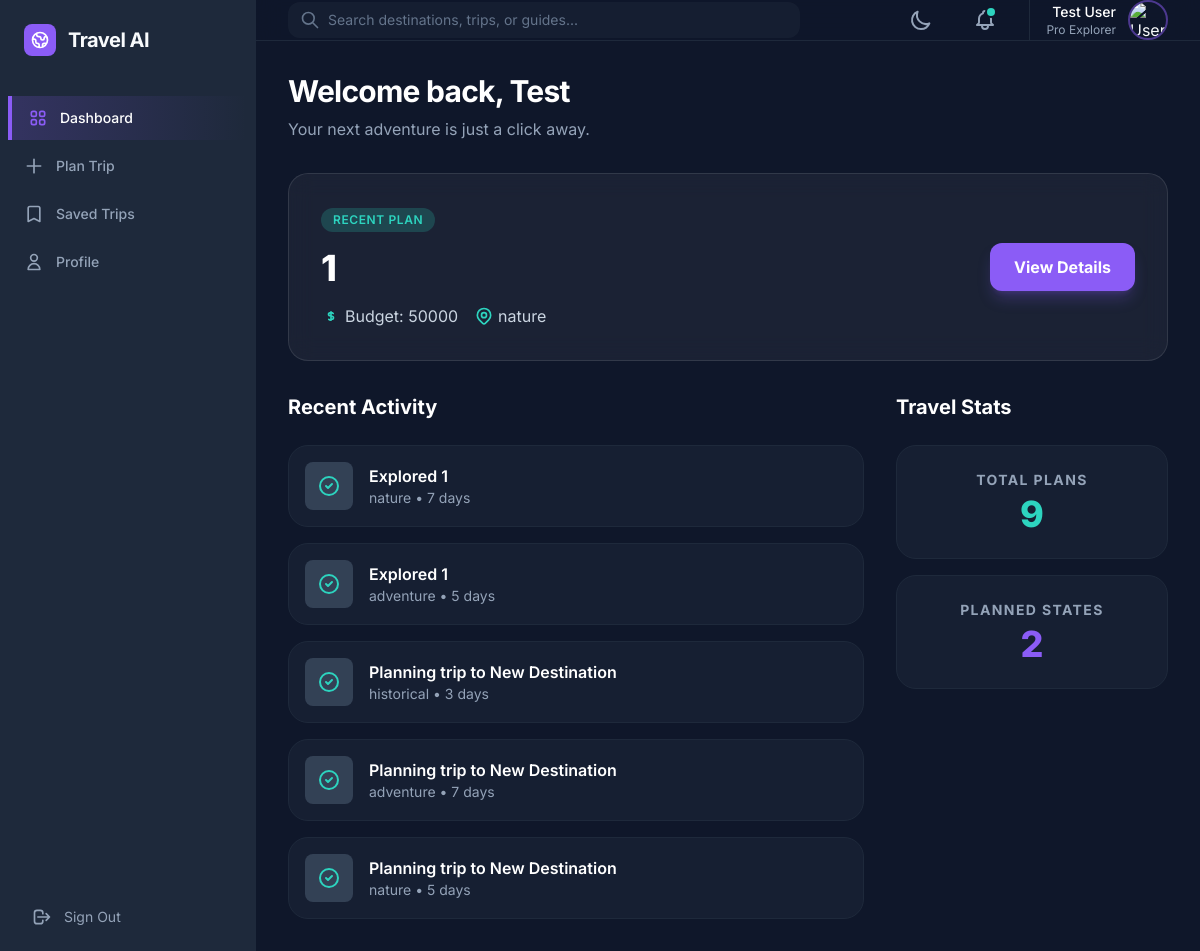
Page /dashboard (signed in) on the committed database.
### models.py (models this page shows)
class User(db.Model, UserMixin):
    id = db.Column(db.Integer, primary_key=True)
    full_name = db.Column(db.String(100), nullable=False)
    email = db.Column(db.String(120), unique=True, nullable=False)
    password = db.Column(db.String(200), nullable=False)
    trips = db.relationship('Trip', backref='user', lazy=True)

class Trip(db.Model):
    id = db.Column(db.Integer, primary_key=True)
    user_id = db.Column(db.Integer, db.ForeignKey('user.id'), nullable=False)
    budget = db.Column(db.Integer, nullable=False)
    travelers = db.Column(db.Integer, nullable=False)
    age_group = db.Column(db.String(50), nullable=False)
    travel_type = db.Column(db.String(50), nullable=False)
    duration = db.Column(db.Integer, nullable=False)
    selected_state = db.Column(db.String(100))
    selected_place = db.Column(db.String(100))
    itinerary = db.Column(db.Text)
    created_at = db.Column(db.DateTime, default=db.func.current_timestamp())

### app.py (the view)
@app.route('/dashboard')
@login_required
def dashboard():
    trips = Trip.query.filter_by(user_id=current_user.id).order_by(Trip.id.desc()).all()
    total_trips = len(trips)
    planned_trips = len([t for t in trips if not t.selected_place])
    completed_trips = total_trips - planned_trips # Simplified logic
    return render_template('dashboard.html',
                           user=current_user,
                           trips=trips,
                           stats={
                               'total': total_trips,
                               'planned': planned_trips,
                               'completed': completed_trips
                           })

### app.py (called while the page is built)
@login_manager.user_loader
def load_user(user_id):
    return User.query.get(int(user_id))

@app.before_request
def create_tables():
    if not os.path.exists('instance/database.db'):
        db.create_all()

### templates/dashboard.html (shortened to what this page needs)
<!DOCTYPE html>
<html class="dark" lang="en"><head>
<script src="https://cdn.tailwindcss.com?plugins=forms,container-queries"></script>
</head>
<body class="font-sans antialiased overflow-hidden">
<div class="flex h-screen overflow-hidden">
<aside class="w-64 bg-sidebar-blue flex-shrink-0 flex flex-col border-r border-slate-800" data-purpose="sidebar-navigation">
<div class="p-6 flex items-center gap-3">
<div class="w-8 h-8 bg-brand-purple rounded-lg flex items-center justify-center">
</div>
<span class="text-xl font-bold tracking-tight">Travel AI</span>
</div>
<nav class="flex-1 mt-4 px-2 space-y-1">
<a class="active-nav-gradient flex items-center px-4 py-3 text-sm font-medium text-white transition-colors" href="#">
          Dashboard
        </a>
<a class="flex items-center px-4 py-3 text-sm font-medium text-slate-400 hover:text-white hover:bg-slate-800 rounded-lg transition-all" href="{{ url_for('plan') }}">
<svg class="w-5 h-5 mr-3" fill="none" stroke="currentColor" viewbox="0 0 24 24"><path d="M12 4v16m8-8H4" stroke-linecap="round" stroke-linejoin="round" stroke-width="2"></path></svg>
          Plan Trip
        </a>
<a class="flex items-center px-4 py-3 text-sm font-medium text-slate-400 hover:text-white hover:bg-slate-800 rounded-lg transition-all" href="#">
<svg class="w-5 h-5 mr-3" fill="none" stroke="currentColor" viewbox="0 0 24 24"><path d="M5 5a2 2 0 012-2h10a2 2 0 012 2v16l-7-3.5L5 21V5z" stroke-linecap="round" stroke-linejoin="round" stroke-width="2"></path></svg>
          Saved Trips
        </a>
<a class="flex items-center px-4 py-3 text-sm font-medium text-slate-400 hover:text-white hover:bg-slate-800 rounded-lg transition-all" href="#">
<svg class="w-5 h-5 mr-3" fill="none" stroke="currentColor" viewbox="0 0 24 24"><path d="M16 7a4 4 0 11-8 0 4 4 0 018 0zM12 14a7 7 0 00-7 7h14a7 7 0 00-7-7z" stroke-linecap="round" stroke-linejoin="round" stroke-width="2"></path></svg>
          Profile
        </a>
</nav>
<div class="p-4 border-t border-slate-800">
<a href="{{ url_for('logout') }}" class="flex items-center w-full px-4 py-2 text-sm text-slate-400 hover:text-white">
<svg class="w-5 h-5 mr-3" fill="none" stroke="currentColor" viewbox="0 0 24 24"><path d="M17 16l4-4m0 0l-4-4m4 4H7m6 4v1a3 3 0 01-3 3H6a3 3 0 01-3-3V7a3 3 0 013-3h4a3 3 0 013 3v1" stroke-linecap="round" stroke-linejoin="round" stroke-width="2"></path></svg>
          Sign Out
        </a>
</div>
</aside>
<main class="flex-1 flex flex-col overflow-y-auto bg-deep-blue">
<header class="h-16 flex items-center justify-between px-8 bg-deep-blue/50 sticky top-0 backdrop-blur-md z-10 border-b border-slate-800" data-purpose="top-navigation">
<div class="flex-1 max-w-lg">
<div class="relative">
<span class="absolute inset-y-0 left-0 pl-3 flex items-center pointer-events-none">
<svg class="h-5 w-5 text-slate-500" fill="none" stroke="currentColor" viewbox="0 0 24 24"><path d="M21 21l-6-6m2-5a7 7 0 11-14 0 7 7 0 0114 0z" stroke-linecap="round" stroke-linejoin="round" stroke-width="2"></path></svg>
</span>
<input class="block w-full pl-10 pr-3 py-2 border-none rounded-xl bg-slate-800/50 text-slate-300 placeholder-slate-500 focus:ring-2 focus:ring-accent-teal focus:bg-slate-800 sm:text-sm" placeholder="Search destinations, trips, or guides..." type="text"/>
</div>
</div>
<div class="flex items-center gap-6 ml-4">
<button class="p-2 text-slate-400 hover:text-accent-teal transition-colors" data-purpose="theme-toggle">
<svg class="w-6 h-6" fill="none" stroke="currentColor" viewbox="0 0 24 24"><path d="M20.354 15.354A9 9 0 018.646 3.646 9.003 9.003 0 0012 21a9.003 9.003 0 008.354-5.646z" stroke-linecap="round" stroke-linejoin="round" stroke-width="2"></path></svg>
</button>
<button class="p-2 text-slate-400 hover:text-accent-teal transition-colors relative">
<span class="absolute top-2 right-2.5 block h-2 w-2 rounded-full bg-accent-teal ring-2 ring-deep-blue"></span>
</button>
<div class="flex items-center gap-3 pl-4 border-l border-slate-800">
<div class="text-right hidden sm:block">
<p class="text-sm font-medium text-white">{{ user.full_name }}</p>
<p class="text-xs text-slate-400">Pro Explorer</p>
</div>
<img alt="User Profile" class="w-10 h-10 rounded-full border-2 border-brand-purple/50 object-cover" src="https://lh3.googleusercontent.com/aida-public/AB6AXuDpy5HJ7cQmbU9YGQNbzEjuS3vLN-z2OlUZ6IULVyXXESZCjWpQj2Q3KG8p2Rc-k_vJbaCVHQ8_bXUbgjY20yPmWeUr1RdsMhuRYIktGiG8awNPaxzzaAtNntXi8xhfiYODCRnomJPZ6NAq5qsyqGwBUOmKKE7ynJYYsEJ0sZQi9Ukz-1cu7yJRzMKdtTnM0jJj4QJXoOh2rrkia5lVjWqaVjbf6yeHHKCizl_aCLzsp7O1d7izl-NIx9hL3G2JTCr3pfsk7kV1cZ78"/>
</div>
</div>
</header>
<section class="p-8 space-y-8" data-purpose="main-content">
<header class="space-y-2">
<h1 class="text-3xl font-bold tracking-tight text-white">Welcome back, {{ user.full_name.split(' ')[0] }}</h1>
<p class="text-slate-400">Your next adventure is just a click away.</p>
</header>
<div class="glass-card rounded-xl-custom p-8 relative overflow-hidden group" data-purpose="featured-summary-card">
  {% if trips %}
  {% set latest_trip = trips[0] %}
  <div class="relative z-10 flex flex-col md:flex-row md:items-center justify-between gap-6">
    <div class="space-y-4">
      <div class="inline-flex items-center px-3 py-1 rounded-full bg-accent-teal/20 text-accent-teal text-xs font-semibold uppercase tracking-wider">
        {% if latest_trip.selected_place %}Recent Plan{% else %}Current Planning{% endif %}
      </div>
      <h2 class="text-4xl font-extrabold text-white">
        {% if latest_trip.selected_place %}{{ latest_trip.selected_place }}{% else %}{{ latest_trip.selected_state or 'New Trip' }}{% endif %}
      </h2>
      <div class="flex items-center gap-4 text-slate-300">
        <span class="flex items-center gap-1">
          <svg class="w-5 h-5 text-accent-teal" fill="none" stroke="currentColor" viewbox="0 0 24 24"><path d="M12 8c-1.657 0-3 .895-3 2s1.343 2 3 2 3 .895 3 2-1.343 2-3 2m0-8c1.11 0 2.08.407 2.67 1M12 17V7m0 10c-1.11 0-2.08-.407-2.67-1" stroke-linecap="round" stroke-linejoin="round" stroke-width="2"></path></svg>
          Budget: {{ latest_trip.budget }}
        </span>
        <span class="flex items-center gap-1">
          {{ latest_trip.travel_type }}
        </span>
      </div>
    </div>
    <div class="flex gap-4">
      {% if latest_trip.selected_place %}
      <a href="{{ url_for('place_details_view', place_name=latest_trip.selected_place) }}" class="px-6 py-3 bg-brand-purple hover:bg-brand-purple/90 text-white font-bold rounded-xl shadow-lg shadow-brand-purple/25 transition-all transform hover:-translate-y-1">
        View Details
      </a>
      {% else %}
      <a href="{{ url_for('recommend') }}" class="px-6 py-3 bg-brand-purple hover:bg-brand-purple/90 text-white font-bold rounded-xl shadow-lg shadow-brand-purple/25 transition-all transform hover:-translate-y-1">
        Continue Planning
      </a>
      {% endif %}
    </div>
  </div>
  {% endif %}
</div>
<div class="grid grid-cols-1 lg:grid-cols-3 gap-8">
<div class="lg:col-span-2 space-y-6">
<h3 class="text-xl font-bold text-white">Recent Activity</h3>
<div class="space-y-4">
  {% for trip in trips[:5] %}
  <div class="flex items-center p-4 bg-sidebar-blue/50 rounded-xl-custom border border-slate-800">
    <div class="w-12 h-12 bg-slate-700 rounded-lg flex items-center justify-center mr-4">
      <svg class="w-6 h-6 text-accent-teal" fill="none" stroke="currentColor" viewbox="0 0 24 24"><path d="M9 12l2 2 4-4m6 2a9 9 0 11-18 0 9 9 0 0118 0z" stroke-linecap="round" stroke-linejoin="round" stroke-width="2"></path></svg>
    </div>
    <div class="flex-1">
      <p class="font-semibold text-white">
        {% if trip.selected_place %}Explored {{ trip.selected_place }}{% else %}Planning trip to {{ trip.selected_state or 'New Destination' }}{% endif %}
      </p>
      <p class="text-sm text-slate-400">{{ trip.travel_type }} • {{ trip.duration }} days</p>
    </div>
  </div>
  {% endfor %}
</div>
</div>
<div class="space-y-6">
<h3 class="text-xl font-bold text-white">Travel Stats</h3>
<div class="grid grid-cols-1 gap-4">
<div class="p-6 bg-sidebar-blue/50 rounded-xl-custom border border-slate-800 text-center">
<p class="text-slate-400 text-sm mb-1 uppercase tracking-widest font-bold">Total Plans</p>
<p class="text-4xl font-extrabold text-accent-teal">{{ stats.total }}</p>
</div>
<div class="p-6 bg-sidebar-blue/50 rounded-xl-custom border border-slate-800 text-center">
<p class="text-slate-400 text-sm mb-1 uppercase tracking-widest font-bold">Planned States</p>
<p class="text-4xl font-extrabold text-brand-purple">{{ stats.completed }}</p>
</div>
</div>
</div>
</div>
</section>
</main>
</div>
</body></html>

### templates/dashboard.html (style rules this page uses)
.glass-card { background: rgba(255, 255, 255, 0.05); backdrop-filter: blur(12px); -webkit-backdrop-filter: blur(12px); border: 1px solid rgba(255, 255, 255, 0.1); }
.active-nav-gradient { background: linear-gradient(90deg, rgba(139, 92, 246, 0.2) 0%, rgba(139, 92, 246, 0) 100%); border-left: 4px solid #8B5CF6; }
body { background-color: #0F172A; color: #F8FAFC; }

### rows in the picture
User: full_name "Test User", full_name "Test"
Trip: selected_place "1", budget "50000", travel_type "nature", duration "7"
Trip: selected_place "1", travel_type "adventure", duration "5"
Trip: selected_state "New Destination", travel_type "historical", duration "3"
Trip: selected_state "New Destination", travel_type "adventure", duration "7"
Trip: selected_state "New Destination", travel_type "nature", duration "5"

### other values in the picture
{{ stats.total }} "9"
{{ stats.completed }} "2"
